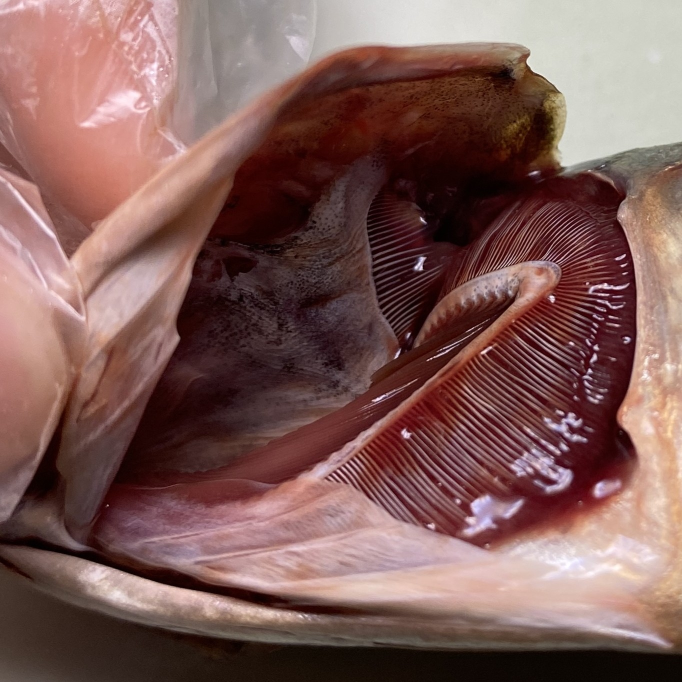
#> input picture dataset/dataset_awal/segar/ikan01_insang_11.JPG, 1364 x 1364 px, found by its file name (shown at 1/2 size); its folder holds only this picture in this run
$ python prepare_dataset_jenis.py
#> lines starting #> are read from the running program, lines starting #| are printed output that depends on the picture
#> further down, image is the input picture: shape (1364, 1364, 3); mean B, G, R 88.5, 92.7, 127.3
# =========================================================
# FILE : prepare_dataset_jenis.py
# =========================================================

import os
import cv2
import numpy as np

# =========================================================
# PATH
# =========================================================

DATASET_AWAL = r"C:\Rangga\SKRIPSI\BILA\Website\dataset\dataset_awal"

DATASET_JENIS = r"C:\Rangga\SKRIPSI\BILA\Website\dataset\dataset_jenis"

DATASET_BUKAN_KEMBUNG = DATASET_BUKAN_KEMBUNG = r"C:\Rangga\SKRIPSI\BILA\Website\dataset\bukan_kembung_raw"

# =========================================================
# OUTPUT FOLDER
# =========================================================

KEMBUNG_SEGAR = os.path.join(
    DATASET_JENIS,
    "ikan_kembung",
    "segar"
)

KEMBUNG_TIDAK_SEGAR = os.path.join(
    DATASET_JENIS,
    "ikan_kembung",
    "tidak_segar"
)

BUKAN_KEMBUNG = os.path.join(
    DATASET_JENIS,
    "bukan_ikan_kembung"
)

# =========================================================
# MEMBUAT FOLDER
# =========================================================

os.makedirs(
    KEMBUNG_SEGAR,
    exist_ok=True
)

os.makedirs(
    KEMBUNG_TIDAK_SEGAR,
    exist_ok=True
)

os.makedirs(
    BUKAN_KEMBUNG,
    exist_ok=True
)

# =========================================================
# EXTENSION VALID
# =========================================================

VALID_EXTENSIONS = (
    ".jpg",
    ".jpeg",
    ".png",
    ".bmp",
    ".webp",
    ".JPG",
    ".JPEG",
    ".PNG"
)

# =========================================================
# IMAGE SIZE
# =========================================================

IMG_SIZE = 224

# =========================================================
# AI SMART PREPROCESS
# =========================================================

def preprocess_ai(image):

    # =============================================
    # RESIZE
    # =============================================

    image = cv2.resize(
        image,
        (IMG_SIZE, IMG_SIZE)
    )
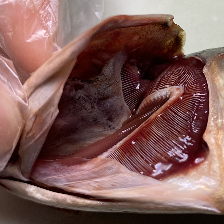
#> image: shape (224, 224, 3); mean of channels 0, 1, 2 88.4, 92.6, 127.2; drawn as B, G, R

    # =============================================
    # DENOISE RINGAN
    # =============================================

    image = cv2.fastNlMeansDenoisingColored(
        image,
        None,
        3,
        3,
        7,
        21
    )

    # =============================================
    # CLAHE
    # MEMPERJELAS WARNA DAN TEKSTUR
    # =============================================

    lab = cv2.cvtColor(
        image,
        cv2.COLOR_BGR2LAB
    )
#> lab: shape (224, 224, 3); mean of channels 0, 1, 2 106, 142, 136.6

    l, a, b = cv2.split(lab)
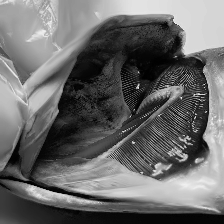
#> l: shape (224, 224); min 0, max 244, mean 106
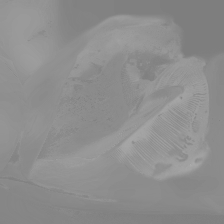
#> a: shape (224, 224); min 126, max 173, mean 142

    clahe = cv2.createCLAHE(
        clipLimit=2.0,
        tileGridSize=(8,8)
    )

    cl = clahe.apply(l)
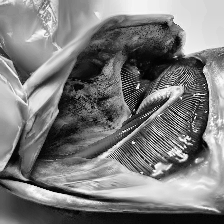
#> cl: shape (224, 224); min 1, max 255, mean 124

    limg = cv2.merge((cl,a,b))
#> limg: shape (224, 224, 3); mean of channels 0, 1, 2 124, 142, 136.6

    image = cv2.cvtColor(
        limg,
        cv2.COLOR_LAB2BGR
    )
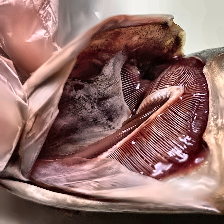
#> image: shape (224, 224, 3); mean B, G, R 105.2, 109.8, 145.3

    return image

# =========================================================
# MEMPROSES IKAN KEMBUNG
# =========================================================

print("\n===================================")
print("MEMPROSES IKAN KEMBUNG")
print("===================================\n")

total_kembung = 0

# =========================================================
# FOLDER:
# Segar
# Tidak Segar
# =========================================================

for label in ["Segar", "tidak Segar"]:

    source_folder = os.path.join(
        DATASET_AWAL,
        label
    )

    # =============================================
    # VALIDASI FOLDER
    # =============================================

    if not os.path.exists(source_folder):

        print(f"\nFOLDER TIDAK DITEMUKAN:")
        print(source_folder)

        continue

    # =============================================
    # LABEL OUTPUT
    # =============================================

    if label == "Segar":

        destination_folder = KEMBUNG_SEGAR

    else:

        destination_folder = KEMBUNG_TIDAK_SEGAR

    # =============================================
    # MEMBACA FILE
    # =============================================

    for file in os.listdir(source_folder):

        if not file.lower().endswith(
            VALID_EXTENSIONS
        ):
            continue

        source_path = os.path.join(
            source_folder,
            file
        )

        # =========================================
        # MEMBACA GAMBAR
        # =========================================

        image = cv2.imread(source_path)

        if image is None:

            print(f"[SKIP CORRUPT] {file}")

            continue

        # =========================================
        # AI PREPROCESS
        # =========================================

        image = preprocess_ai(image)

        # =========================================
        # SAVE
        # =========================================

        save_path = os.path.join(
            destination_folder,
            file
        )

        cv2.imwrite(
            save_path,
            image
        )

        total_kembung += 1

        print(f"[KEMBUNG] {file}")
#> pass 2 of the loop `for label in ["Segar", "tidak Segar"]:`:
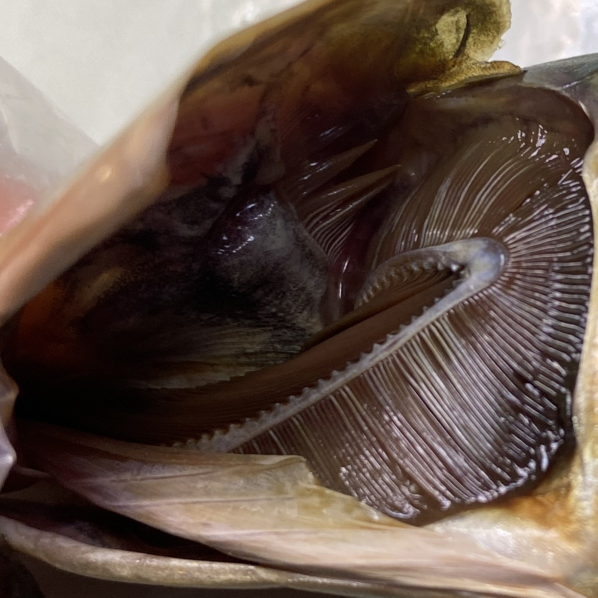
#> input picture dataset/dataset_awal/tidak Segar/ikan02_insang_01.JPG, 1195 x 1195 px, found by its file name (shown at 1/2 size)
#> image is the input picture: shape (1195, 1195, 3); mean B, G, R 72.9, 82.3, 99.6
#> lab: shape (224, 224, 3); mean of channels 0, 1, 2 88.8, 134, 136.2
#> in preprocess_ai (call 2), `l, a, b = cv2.split(lab)`:
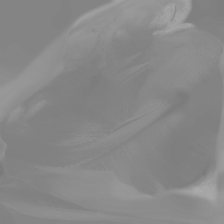
#> b: shape (224, 224); min 119, max 171, mean 136.2
#> limg: shape (224, 224, 3); mean of channels 0, 1, 2 108.8, 134, 136.2
#> in preprocess_ai (call 2), `image = cv2.cvtColor( limg, cv2.COLOR_LAB2BGR )`:
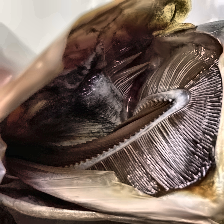
#> image: shape (224, 224, 3); mean B, G, R 91.4, 101.2, 119.3

# =========================================================
# MEMPROSES BUKAN IKAN KEMBUNG
# =========================================================

print("\n===================================")
print("MEMPROSES BUKAN IKAN KEMBUNG")
print("===================================\n")

total_bukan = 0

if os.path.exists(DATASET_BUKAN_KEMBUNG):

    for file in os.listdir(DATASET_BUKAN_KEMBUNG):

        if not file.lower().endswith(
            VALID_EXTENSIONS
        ):
            continue

        source_path = os.path.join(
            DATASET_BUKAN_KEMBUNG,
            file
        )

        image = cv2.imread(source_path)

        if image is None:

            print(f"[SKIP CORRUPT] {file}")

            continue

        # =========================================
        # AI PREPROCESS
        # =========================================

        image = preprocess_ai(image)

        # =========================================
        # SAVE
        # =========================================

        save_path = os.path.join(
            BUKAN_KEMBUNG,
            file
        )

        cv2.imwrite(
            save_path,
            image
        )

        total_bukan += 1

        print(f"[BUKAN KEMBUNG] {file}")

else:

    print("\nFOLDER dataset_bukan_kembung BELUM ADA")

# =========================================================
# HASIL
# =========================================================

print("\n===================================")
print("DATASET JENIS BERHASIL DIBUAT")
print("===================================")

print(f"\nIKAN KEMBUNG      : {total_kembung}")

print(f"BUKAN KEMBUNG     : {total_bukan}")

print(f"\nLokasi dataset :")
print(DATASET_JENIS)

print("\n===================================")
